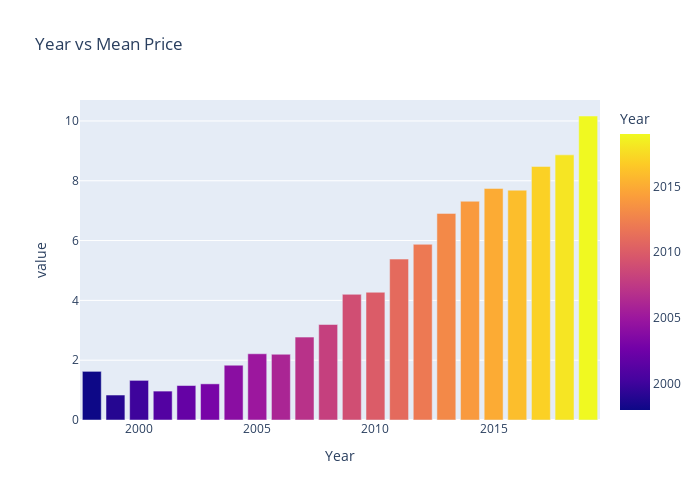

Notebook source saved alongside this figure:
### Markdown cell above
# Bivariate Analysis

### Code cell
agg = df.groupby('Year')['Price'].mean().sort_values(ascending=False)
fig = px.bar(agg , color = agg.index , width=700 , height =500,title='Year vs Mean Price')
fig.show()

### Figure 1 — Plotly figure (JSON) as saved in the notebook; plotly's stock layout.template omitted (floating-point values rounded to 4 significant figures)
{"data": [{"alignmentgroup": "True", "hovertemplate": "Year=%{marker.color}<br>value=%{y}<extra></extra>", "legendgroup": "", "marker": {"color": [2019, 2018, 2017, 2015, 2016, 2014, 2013, 2012, 2011, 2010, 2009, 2008, 2007, 2005, 2006, 2004, 1998, 2000, 2003, 2002, 2001, 1999], "coloraxis": "coloraxis", "pattern": {"shape": ""}}, "name": "", "offsetgroup": "", "orientation": "v", "showlegend": false, "textposition": "auto", "type": "bar", "x": [2019, 2018, 2017, 2015, 2016, 2014, 2013, 2012, 2011, 2010, 2009, 2008, 2007, 2005, 2006, 2004, 1998, 2000, 2003, 2002, 2001, 1999], "xaxis": "x", "y": [10.17, 8.865, 8.478, 7.743, 7.685, 7.314, 6.909, 5.875, 5.381, 4.272, 4.203, 3.193, 2.772, 2.215, 2.197, 1.832, 1.627, 1.325, 1.209, 1.153, 0.9667, 0.835], "yaxis": "y"}], "layout": {"barmode": "relative", "coloraxis": {"colorbar": {"title": {"text": "Year"}}, "colorscale": [[0, "#0d0887"], [0.1111, "#46039f"], [0.2222, "#7201a8"], [0.3333, "#9c179e"], [0.4444, "#bd3786"], [0.5556, "#d8576b"], [0.6667, "#ed7953"], [0.7778, "#fb9f3a"], [0.8889, "#fdca26"], [1, "#f0f921"]]}, "height": 500, "legend": {"tracegroupgap": 0}, "title": {"text": "Year vs Mean Price"}, "width": 700, "xaxis": {"anchor": "y", "domain": [0, 1], "title": {"text": "Year"}}, "yaxis": {"anchor": "x", "domain": [0, 1], "title": {"text": "value"}}}}
